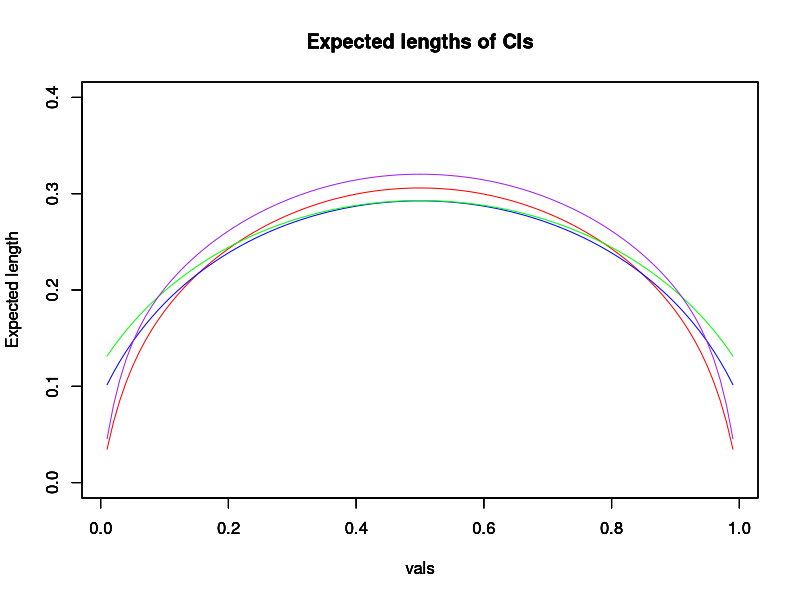

This chart was generated by the following R code:
## ---- chunk 1
#declare values
ConfLevel <- 0.95
pi <- 0.5
alpha <- 1-ConfLevel
z <- qnorm(1-alpha/2)
n <- 40
y <- 0:n
phat <- y/n
## ---- chunk 2
#implement formula for wald
se.wald <- sqrt((phat*(1-phat))/n)
wald.lower <- phat - z*se.wald
wald.upper <- phat + z*se.wald
p <- dbinom(y, n, pi)

length_CI_Wald <- wald.upper-wald.lower
length_x_p_Wald <- length_CI_Wald*p

#take expected length
E_length_CI_Wald <- sum(length_CI_Wald*p)

#display wald
table_wald <- cbind(y, p, wald.lower, wald.upper, E_length_CI_Wald, length_x_p_Wald)
table_wald
## ---- chunk 3
#implement formula for score
nstar <- n + (qnorm(1-alpha/2))^2
w1 <- n/nstar
w2 <- ((qnorm(1-alpha/2))^2)/nstar
midpoint <- phat*w1+0.5*w2
se.score <- sqrt((1/nstar)*(phat*(1-phat)*w1+0.25*w2))
score.lower <- midpoint - qnorm(1-alpha/2)*se.score
score.upper <- midpoint + qnorm(1-alpha/2)*se.score

length_CI_Score <- score.upper-score.lower
length_x_p_Score <- length_CI_Score*p

#take expected length
E_length_CI_Score <- sum(length_CI_Score*p)

#display score data
table_score <- cbind(y, p, score.lower, score.upper, E_length_CI_Score, length_x_p_Score)
table_score

## ---- chunk 4
#implement formula for agresti
nstar <- n + (qnorm(1-alpha/2))^2
pitilde = (y+(0.5*(qnorm(1-alpha/2))^2))/nstar
agresti.lower = pitilde - qnorm(1-alpha/2)*sqrt((pitilde*(1-pitilde))/nstar)
agresti.upper = pitilde + qnorm(1-alpha/2)*sqrt((pitilde*(1-pitilde))/nstar)

length_CI_Agresti <- agresti.upper-agresti.lower
length_x_p_Agresti <- length_CI_Agresti*p

#take expected length
E_length_CI_Agresti <- sum(length_CI_Agresti*p)

#display agresti
table_agresti <- cbind(y, p, agresti.lower, agresti.upper, E_length_CI_Agresti, length_x_p_Agresti)
table_agresti
## ---- chunk 5
#implement the formual
y_clopper <- 1:39
clopper.lower <- ( 1+((n-y_clopper+1)/(y_clopper*(qf(alpha/2, 2*y_clopper, 2*(n-y_clopper+1))))))^(-1)
clopper.upper <-( 1+((n-y_clopper)/((y_clopper+1)*(qf(1-alpha/2, 2*(y_clopper+1), 2*(n-y_clopper))))))^(-1)
p_clopper <- dbinom(y_clopper, n, pi)

length_CI_Clopper <- clopper.upper-clopper.lower
length_x_p_Clopper <- length_CI_Clopper*p_clopper

#take expected length
E_length_CI_Clopper <- sum(length_x_p_Clopper)

#display agresti
table_clopper <- cbind(y_clopper, p_clopper, clopper.lower, clopper.upper, E_length_CI_Clopper, length_x_p_Clopper)
table_clopper
## ---- chunk 6
vals <- seq(from = 0.01, to = 0.99, by = 0.01)
numberpi <- length(vals)
Expected_length_CI_WD <- matrix(NA, nrow = numberpi, ncol=1)
Expected_length_CI_SC <- matrix(NA, nrow = numberpi, ncol=1)
Expected_length_CI_AG <- matrix(NA, nrow = numberpi, ncol=1)
Expected_length_CI_CL <- matrix(NA, nrow = numberpi, ncol=1)

#Wald graph data
se.wald_graph <- sqrt((phat*(1-phat))/n)
lower_WD <- phat - z*se.wald_graph
upper_WD <- phat + z*se.wald_graph
length_CI_Wald_graph <- upper_WD-lower_WD

#Score graph data
midpoint <- phat*w1+0.5*w2
se.score_graph <- sqrt((1/nstar)*(phat*(1-phat)*w1+0.25*w2))
lower_SC <- midpoint - qnorm(1-alpha/2)*se.score_graph
upper_SC <- midpoint + qnorm(1-alpha/2)*se.score_graph
length_CI_Score_graph <- upper_SC-lower_SC

#Agresti graph data
nstar <- n + (qnorm(1-alpha/2))^2
pitilde = (y+(0.5*(qnorm(1-alpha/2))^2))/nstar
lower_AG <- pitilde - qnorm(1-alpha/2)*sqrt((pitilde*(1-pitilde))/nstar)
upper_AG <- pitilde + qnorm(1-alpha/2)*sqrt((pitilde*(1-pitilde))/nstar)
length_CI_Agresti_graph <- upper_AG-lower_AG

#Clopper graph data
lower_CL<- ( 1+((n-y_clopper+1)/(y_clopper*(qf(alpha/2, 2*y_clopper, 2*(n-y_clopper+1))))))^(-1)
upper_CL <-( 1+((n-y_clopper)/((y_clopper+1)*(qf(1-alpha/2, 2*(y_clopper+1), 2*(n-y_clopper))))))^(-1)
length_CI_Clopper_graph <- upper_CL - lower_CL


for (i in (1:numberpi)) {
  p2 <- dbinom(y, n, vals[i])
  p2_clopper <- dbinom(y_clopper, n, vals[i])
  Expected_length_CI_WD[i] <- sum(length_CI_Wald_graph*p2)
  Expected_length_CI_SC[i] <- sum(length_CI_Score_graph*p2)
  Expected_length_CI_AG[i] <- sum(length_CI_Agresti_graph*p2)
  Expected_length_CI_CL[i] <- sum(length_CI_Clopper_graph*p2_clopper)
}

#plot Wald
plot(vals, Expected_length_CI_WD, ylim=c(0, 0.4), main = "Expected lengths of CIs",
xlab = expression(vals),
ylab = "Expected length", type = "l", col = "red")
par(new=T)

#plot Score
plot(vals, Expected_length_CI_SC, ylim=c(0, 0.4), main = "Expected lengths of CIs",
xlab = expression(vals),
ylab = "Expected length", type = "l", col = "blue")
par(new=T)

#plot Agresti
plot(vals, Expected_length_CI_AG, ylim=c(0, 0.4), main = "Expected lengths of CIs",
xlab = expression(vals),
ylab = "Expected length", type = "l", col = "green")
par(new=T)

#plot Clopper Pearson
plot(vals, Expected_length_CI_CL, ylim=c(0, 0.4), main = "Expected lengths of CIs",
xlab = expression(vals),
ylab = "Expected length", type = "l", col = "purple")
par(new=T)
